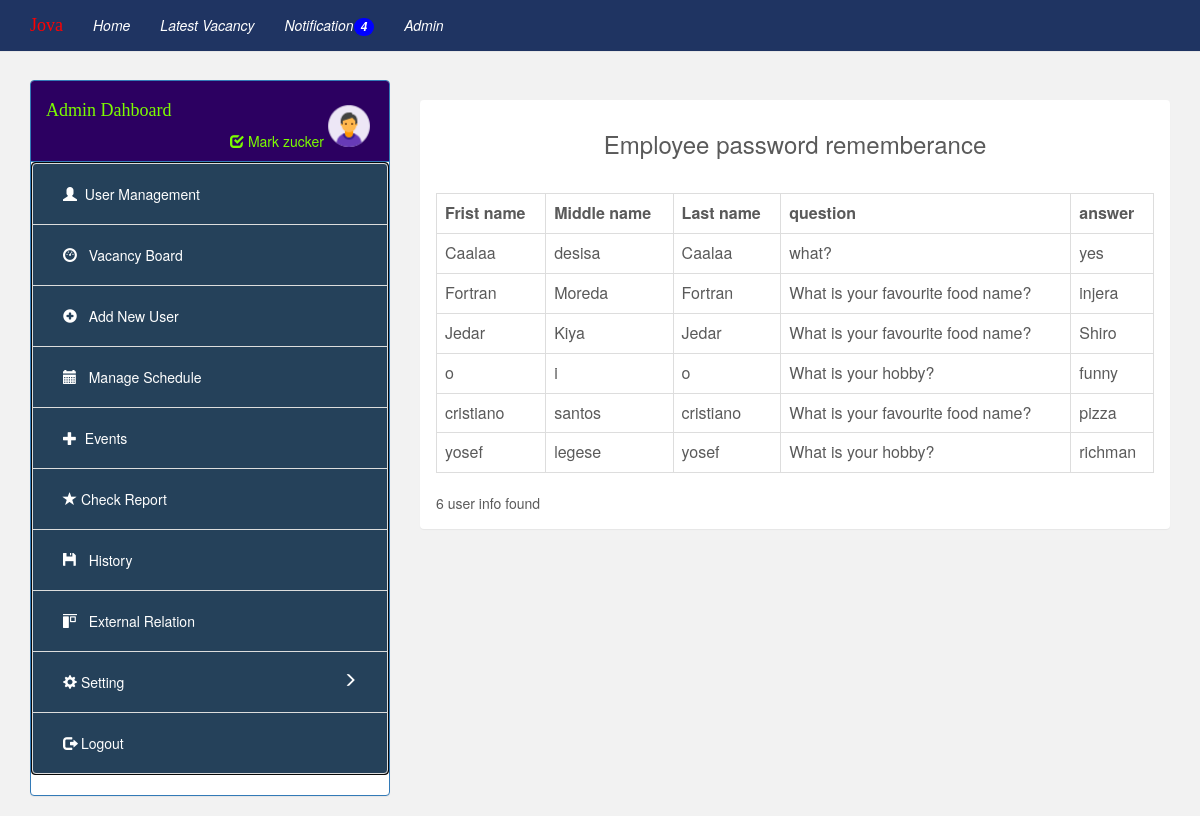
/help_employee.php (signed in), run on the app's committed database.
### tables this page shows
CREATE TABLE `forgot_table` (
  `id` int(11) NOT NULL,
  `user_id` int(11) NOT NULL,
  `question` varchar(500) NOT NULL,
  `answer` varchar(255) NOT NULL
);

CREATE TABLE `user` (
  `Id` int(11) NOT NULL,
  `Fname` varchar(255) NOT NULL,
  `Mname` varchar(255) NOT NULL,
  `Lname` varchar(255) NOT NULL,
  `Phone` varchar(255) NOT NULL,
  `Gender` varchar(255) NOT NULL,
  `Doccument` varchar(255) NOT NULL,
  `Email` varchar(255) NOT NULL,
  `Birth_Date` varchar(255) NOT NULL,
  `Skill` varchar(255) NOT NULL,
  `Qualificacion` varchar(255) NOT NULL,
  `Address` varchar(255) NOT NULL,
  `photo` varchar(255) NOT NULL,
  `password` varchar(255) NOT NULL,
  `role` varchar(255) NOT NULL,
  `nationality` varchar(255) NOT NULL,
  `region` varchar(255) NOT NULL,
  `zone` varchar(255) NOT NULL,
  `woreda` varchar(255) NOT NULL,
  `kebele` varchar(255) NOT NULL
);

### help_employee.php (the view, shortened to what this page needs)
<?php
if (isset($_SESSION['id'])) {
?>
<!DOCTYPE html>
<html>
<body style="background: #f2f2f2">
<?php
include ("navbar.php");
include ("connection.php");
?>
<div class="col-md-12"  style="margin-top:60px;">
    <?php
    include ("admin_sidebar.php")
    ?>
    <div class="col-sm-8" style="margin-top: 20px;">
        <div class="panel">
            <div class="panel-heading">
                <h3 style="text-align: center;">Employee password rememberance</h3>
            </div>
            <div class="panel-body">
                <table class="table table-bordered">
                    <tr>
                        <th>Frist name</th>
                        <th>Middle name</th>
                        <th>Last name</th>
                        <th>question</th>
                        <th>answer</th>
                    </tr>
                    <?php
                    $view_vac="select * from forgot_table ft join user u on ft.user_id=u.Id";
                    $query=mysqli_query($conn,$view_vac);
                    $row=mysqli_num_rows($query);
                    while ($list_vac=mysqli_fetch_array($query))
                    {
                        ?>
                        <tr>
                            <td><?php echo $list_vac['Fname']?></td>
                            <td><?php echo $list_vac['Lname']?></td>
                            <td><?php echo $list_vac['Fname']?></td>
                            <td><?php echo $list_vac['question']?></td>
                            <td><?php echo $list_vac['answer']?></td>
                        </tr>
                        <?php
                    }
                    ?>
                </table>
                <?php
                echo $row." ".'user info found';
                ?>
            </div>
        </div>
    </div>
</div>
</body>
</html>
  <?php
}
else
{
    header("location:login.php");
}
?>

### data on the page
forgot_table: user.Fname "Caalaa", user.Lname "desisa", question "what?", answer "yes"
forgot_table: user.Fname "Fortran", user.Lname "Moreda", question "What is your favourite food name?", answer "injera"
forgot_table: user.Fname "Jedar", user.Lname "Kiya", question "What is your favourite food name?", answer "Shiro"
forgot_table: user.Fname "o", user.Lname "i", question "What is your hobby?", answer "funny"
forgot_table: user.Fname "cristiano", user.Lname "santos", question "What is your favourite food name?", answer "pizza"
forgot_table: user.Fname "yosef", user.Lname "legese", question "What is your hobby?", answer "richman"

### other printed values
$_SESSION['fname'] "Mark"
$_SESSION['mname'] "zucker"
$row "6"
